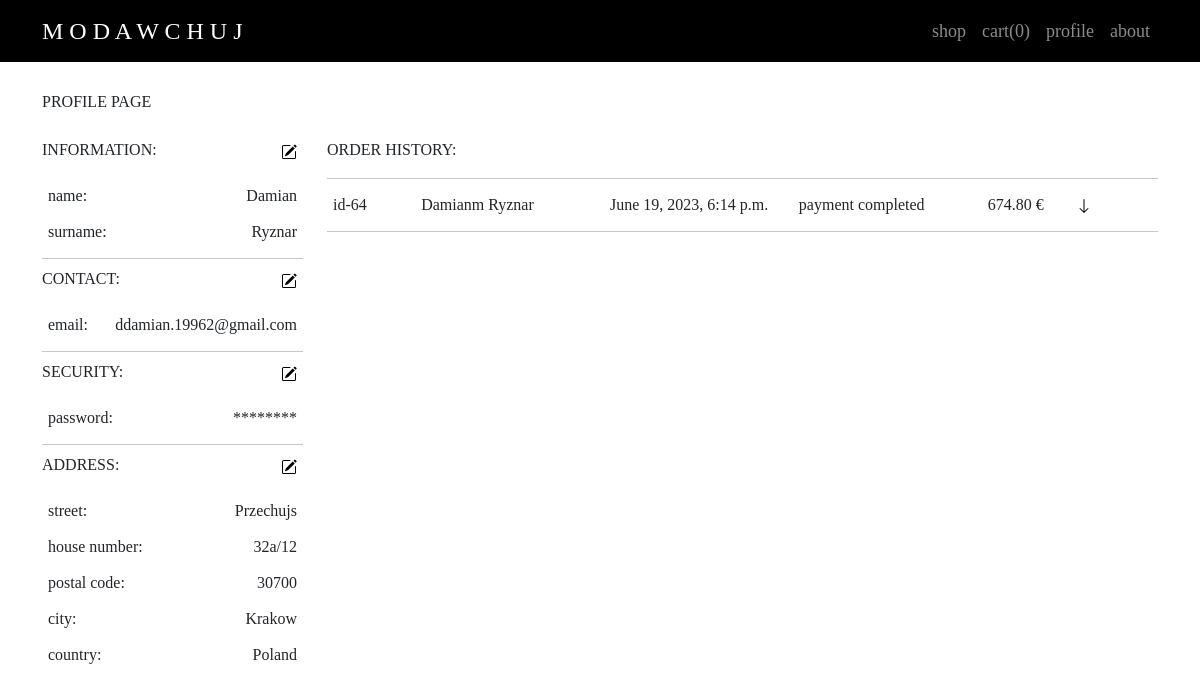
Page /user/ (signed in) on the earlier database version.
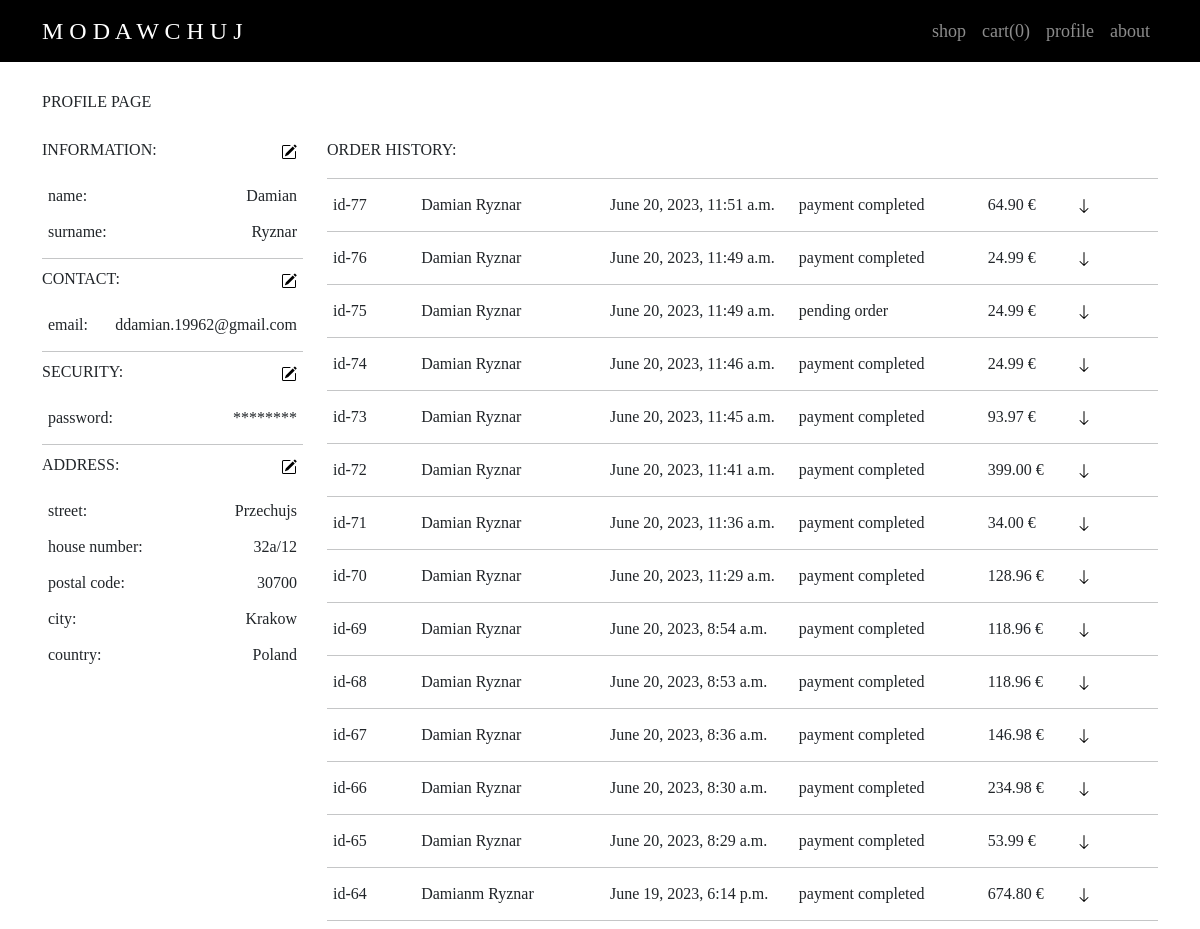
Same page on the later database version.
### user/models.py (models this page shows)
class Order(models.Model):
    user_id = models.ForeignKey(User, on_delete=models.DO_NOTHING, null=True)
    stripe_id = models.CharField(max_length=500, null=True)
    email = models.CharField(max_length=128)
    date = models.DateTimeField()
    status = models.CharField(max_length=16, default=settings.ORDER_STATUSES[0])
    first_name = models.CharField(max_length=64)
    last_name = models.CharField(max_length=64)
    country = models.CharField(max_length=56)
    city = models.CharField(max_length=128)
    postal = models.IntegerField()
    street = models.CharField(max_length=128)
    number = models.CharField(max_length=10)
    def overall_price(self):
        price = 0.00
        items = OrderedItems.objects.values_list("quantity", "price_piece").filter(order_id=self.id)
        for item in items:
            price += item[0] * item[1]
        return price

### user/views.py (the view)
# urls.py: path("", views.profile, name="profile"),
@login_required
def profile(request):
    return render(request, "user/profile.html", {
        "user_address": get_user_address(request),
        "orders": get_user_orders(request),
        "cart": Cart.get_cart_items(request)
    })

### user/helpers.py (called while the page is built)
def get_user_address(request):
    try:
        address = UserAddress.objects.get(user_id=request.user.id)
    except ObjectDoesNotExist:
        address = None
    return address

def get_user_orders(request):
    orders_list = []
    orders = Order.objects.filter(user_id=request.user.id)
    for instance in orders:
        order = {}
        order["order_info"] = instance
        order["order_items"] = OrderedItems.objects.select_related("item_id").filter(order_id=instance.id)
        orders_list.append(order)
    return orders_list[::-1]

### user/models.py (called while the page is built, shortened)
    def overall_price(self):
        return self.quantity * self.price_piece

    def get_cart_items(request):
        if request.user.is_authenticated:
            return (Cart.objects.select_related("item_id").filter(user_id=request.user.id), Cart.get_cart_items_quantity(request))

    def get_cart_items_quantity(request):
        quantity = 0
        for item in Cart.objects.filter(user_id=request.user.id):
            quantity += item.quantity
        return quantity

### user/templates/user/profile.html (shortened to what the changed rows need)
{% extends "layout_main.html" %}
{% load socialaccount %}
{% load static %}
{% block body %}
    <link href="{% static 'user/profile.css' %}" rel="stylesheet">
    <div class="container">
        <div class="row">
                    {% get_social_accounts user as accounts %}
            <div class="col-lg-9 top-padding order-2">
                <div>
                    <p><h7>ORDER HISTORY:</h7></p>
                </div>
                <hr class="dropdown-divider">
                {% for order in orders %}
                    <table>
                        <tbody>
                            <tr>
                                <td class="fixed-width-small" scope="col">id-{{ order.order_info.id }}</td>
                                <td class="fixed-width-big" scope="col">{{ order.order_info.first_name }} {{ order.order_info.last_name }}</td>
                                <td class="fixed-width-big" scope="col">{{ order.order_info.date }}</td>
                                <td class="fixed-width-big" scope="col">{{ order.order_info.status }}</td>
                                <td class="fixed-width-small" scope="col">{{ order.order_info.overall_price|floatformat:2 }} €</td>
                                <td class="fixed-width-small" scope="col">
                                    <a data-bs-toggle="collapse" href="#collapse{{ order.order_info.id }}" role="button" aria-expanded="false" aria-controls="collapse{{ order.order_info.id }}">
                                        <svg xmlns="http://www.w3.org/2000/svg" width="16" height="16" fill="currentColor" class="bi bi-arrow-down" viewBox="0 0 16 16">
                                            <path fill-rule="evenodd" d="M8 1a.5.5 0 0 1 .5.5v11.793l3.146-3.147a.5.5 0 0 1 .708.708l-4 4a.5.5 0 0 1-.708 0l-4-4a.5.5 0 0 1 .708-.708L7.5 13.293V1.5A.5.5 0 0 1 8 1z"/>
                                        </svg>
                                    </a>
                                </td>
                            </tr>
                        </tbody>
                    </table>
                    <hr class="dropdown-divider">
                {% endfor %}
            </div>
        </div>
    </div>
{% endblock %}

Differences in the rows shown:
added Order: order_info.id "77", order_info.first_name "Damian", order_info.last_name "Ryznar", order_info "June 20, 2023, 11:51 a.m.", order_info.status "payment completed", order_info.overall_price "64.90"
added Order: order_info.id "76", order_info.first_name "Damian", order_info.last_name "Ryznar", order_info "June 20, 2023, 11:49 a.m.", order_info.status "payment completed", order_info.overall_price "24.99"
added Order: order_info.id "75", order_info.first_name "Damian", order_info.last_name "Ryznar", order_info "June 20, 2023, 11:49 a.m.", order_info.status "pending order", order_info.overall_price "24.99"
added Order: order_info.id "74", order_info.first_name "Damian", order_info.last_name "Ryznar", order_info "June 20, 2023, 11:46 a.m.", order_info.status "payment completed", order_info.overall_price "24.99"
added Order: order_info.id "73", order_info.first_name "Damian", order_info.last_name "Ryznar", order_info "June 20, 2023, 11:45 a.m.", order_info.status "payment completed", order_info.overall_price "93.97"
added Order: order_info.id "72", order_info.first_name "Damian", order_info.last_name "Ryznar", order_info "June 20, 2023, 11:41 a.m.", order_info.status "payment completed", order_info.overall_price "399.00"
added Order: order_info.id "71", order_info.first_name "Damian", order_info.last_name "Ryznar", order_info "June 20, 2023, 11:36 a.m.", order_info.status "payment completed", order_info.overall_price "34.00"
added Order: order_info.id "70", order_info.first_name "Damian", order_info.last_name "Ryznar", order_info "June 20, 2023, 11:29 a.m.", order_info.status "payment completed", order_info.overall_price "128.96"
added Order: order_info.id "69", order_info.first_name "Damian", order_info.last_name "Ryznar", order_info "June 20, 2023, 8:54 a.m.", order_info.status "payment completed", order_info.overall_price "118.96"
added Order: order_info.id "68", order_info.first_name "Damian", order_info.last_name "Ryznar", order_info "June 20, 2023, 8:53 a.m.", order_info.status "payment completed", order_info.overall_price "118.96"
added Order: order_info.id "67", order_info.first_name "Damian", order_info.last_name "Ryznar", order_info "June 20, 2023, 8:36 a.m.", order_info.status "payment completed", order_info.overall_price "146.98"
added Order: order_info.id "66", order_info.first_name "Damian", order_info.last_name "Ryznar", order_info "June 20, 2023, 8:30 a.m.", order_info.status "payment completed", order_info.overall_price "234.98"
added Order: order_info.id "65", order_info.first_name "Damian", order_info.last_name "Ryznar", order_info "June 20, 2023, 8:29 a.m.", order_info.status "payment completed", order_info.overall_price "53.99"
